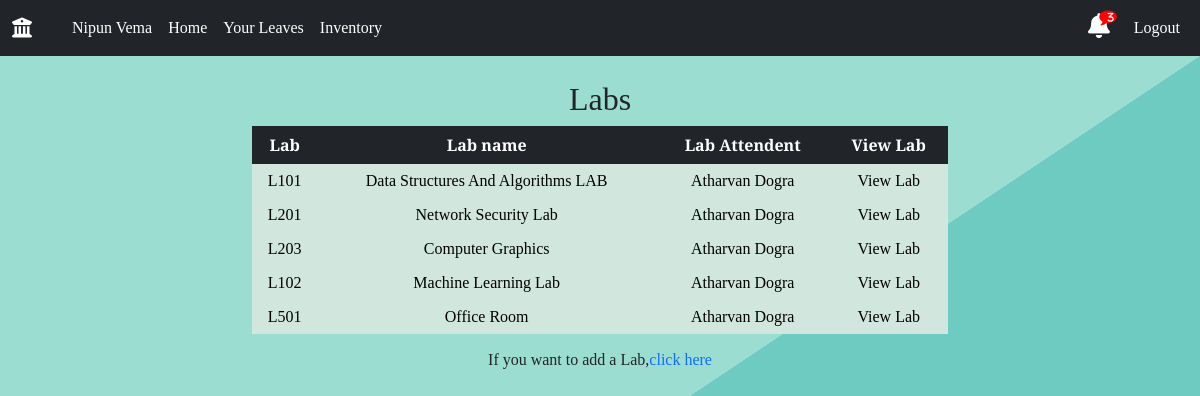
/admin-dashboard/labs-list/ (signed in), run on an earlier commit of the app's database.
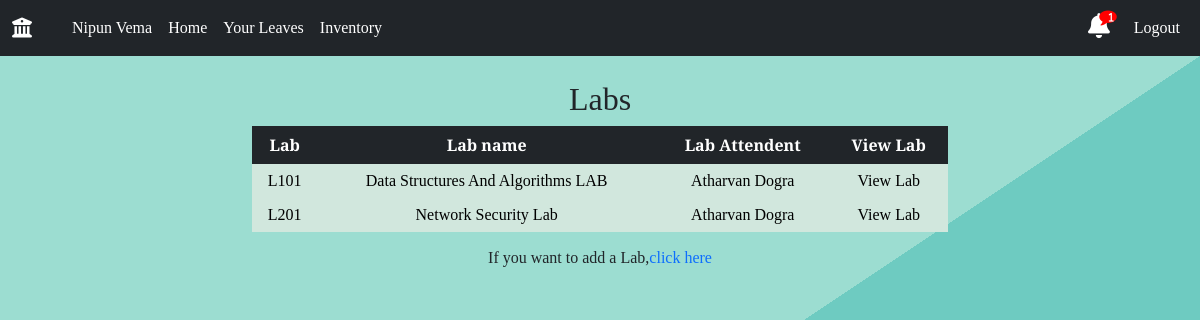
And on a later commit of the database.
### main/models.py (models this page shows, shortened)
class Staff(models.Model):
    user_obj = models.ForeignKey(User, on_delete=CASCADE, blank=False, null=False, default=None)
    name=models.CharField(max_length=100)
    mobile_number=models.IntegerField()
    email=models.EmailField()
    category=models.ForeignKey('Category',on_delete=CASCADE)
    designation=models.ForeignKey('Designation',on_delete=CASCADE)
    agency = models.ForeignKey('Agency',on_delete=CASCADE)
    room=models.ForeignKey('Room',blank=True,null=True,on_delete=SET_NULL,default=None)

class Lab(models.Model):
    lab=models.ForeignKey(Room,on_delete=CASCADE)
    staff = models.ForeignKey("Staff", on_delete=SET_NULL, null=True, blank=True)

class Room(models.Model):
    room_id = models.CharField(max_length=20, blank=False)
    name = models.CharField(max_length=255, blank=True)
    floor = models.CharField(max_length=10,blank=False, null=False)
    is_lab=models.BooleanField(default=False)

### main/views.py (the view)
# urls.py: path('admin-dashboard/labs-list/', views.adminLabs, name='adminLabs'),
def adminLabs(request):
	staff = Staff.objects.get(user_obj=request.user)
	notification_count=get_notifications(staff.id)
	if request.user.is_staff:
		labs=Lab.objects.all()
		return render(request, "admin/adminLabs.html", {"labs": labs, "staff":staff,'notification_count':notification_count,})
	else:
		return render(request, "pagenotfound.html")

### main/views.py (called while the page is built)
def get_notifications(id):
	current_user=Staff.objects.get(id=id)
	designation=current_user.designation.designation
	notifications=[]
	if designation == 'Lab Technician':
		notification = Notification.objects.filter(notification_type='TECH',isActive=True).order_by('-time').all()
		notifications.extend(notification)
	receiver=str(current_user.id) +' '+current_user.name
	notification = Notification.objects.filter(reciever=receiver,isActive=True).order_by('-time').all()
	notifications.extend(notification)
	if designation == 'System Analyst' or designation == 'Lab Supervisor':
		notification=Notification.objects.filter(reciever='admin',isActive=True).order_by('-time').all()
		notifications.extend(notification)
	return len(notifications)

### templates/admin/adminLabs.html
{% extends 'base.html' %}
{% load static %}
{% block body %}
{% include 'navbar.html' with staff=staff notification_count=notification_count%}
<section class="sectionLogin">
  <br>
  <h2 style = "text-align: center;">Labs</h2>
<div class="container">
<div class="labs-table">
    <table class="table1 table table-borderless table-dark table-hover" style = "text-align: center;">
        <thead>
          <tr>
            <th scope="col" >Lab</th>
            <th scope="col" >Lab name</th>
            <th scope="col" >Lab Attendent</th>
            <th scope="col" >View Lab</th>
          </tr>
        </thead>
        <tbody>
          {% for lab in labs %}
          <tr class="table-success">
            <td>{{lab.lab.room_id}}</td>
            <td>{{lab.lab.name}}</td>
            <td>{{lab.staff.name}}</td>
            <td style="text-align: center;"><a  href="{% url 'main:lab' pk=lab.id%}"style="color: black; text-decoration: none;">View Lab</a></td>
          </tr>
          {% endfor %}
        </tbody>
      </table>
    <div class="new-user-form">
        <h6 style = "text-align: center;">If you want to add a Lab,<a href="{% url 'main:adminaddlab' %}">click here</a></h6>
    </div>
    </div>
</div>
</section>
{% endblock body %}

### templates/base.html (shortened to what this page needs)
{% load static %}
<html lang="en">
<head>
    <link rel="stylesheet" href="https://cdn.jsdelivr.net/npm/bootstrap@5.1.3/dist/css/bootstrap.min.css">
    <link rel="stylesheet" href="https://pro.fontawesome.com/releases/v5.10.0/css/all.css"/>
    <link rel="stylesheet" href="https://cdnjs.cloudflare.com/ajax/libs/font-awesome/6.0.0-beta3/css/all.min.css" />
    <link rel="stylesheet" href="https://cdn.jsdelivr.net/npm/bootstrap-icons@1.3.0/font/bootstrap-icons.css">
    <link rel="stylesheet" href="{% static 'css/style.css' %}">
</head>
<body>
    {% block body %}{% endblock %}
</body>
</html>

### templates/navbar.html (shortened to what this page needs)
{% extends "base.html" %}
{% load static %}
{% block body %}
<nav class="navbar navbar-expand-md navbar-dark bg-dark">
  <div class="container-fluid">
    <div class="navbar-collapse collapse w-100 order-1 order-md-0 dual-collapse2">
      <ul class="navbar-nav me-auto">
        <li class="nav-item active navbar-brand">
          <a class="navbar-brand" href="{% url 'main:user_profile' %}" style="text-decoration: none;"><i class="fas fa-university"></i></a>
        </li>
        {% if user.is_authenticated %}
        <li class="nav-link nav-text navLink">
          <a href="{% url 'main:userProfileDetails' %}" style="text-decoration: none; color : white">{{ staff.name }} </a>
        </li>
        {% endif %}
        <li class="nav-item navLink">
          <a class="nav-link nav_text" href="{% url 'main:user_profile' %}" style="text-decoration: none; color : white">Home</a>
        </li>
        {% if user.is_authenticated %}
        <li class="nav-link nav_text navLink">
          <a href="{% url 'main:userLeaves' %}" style="text-decoration: none; color : white">Your Leaves</a>
        </li>
        <li class="nav-link nav_text navLink">
          <a href="{% url 'main:viewinventory' %}" style="text-decoration: none; color : white">Inventory</a>
        </li>
        {%endif%}
      </ul>
    </div>
    <div class="navbar-collapse collapse w-100 order-3 dual-collapse2">
      <ul class="navbar-nav ms-auto">
        {% if user.is_authenticated %}
        <li class="nav-item navbar-brand">
          <link href="https://maxcdn.bootstrapcdn.com/font-awesome/4.7.0/css/font-awesome.min.css" rel="stylesheet" />
          <a class="fas fa-bell" href="{% url 'main:notification' %}" style="text-decoration: none; color : white">
              <span class="fa fa-comment"></span>
              <span class="num">{{notification_count}}</span>
          </a>
        </li>
        <li class="nav-link nav_text navLink"><a href="{% url 'main:logout_request' id=staff.id%}" style="text-decoration: none; color : white">Logout</a></li>
        {% else %}
        <li class="nav-link nav_text navLink"><a href="{% url 'main:login' %}">Login</a></li>
        {%endif%}
      </ul>
    </div>
  </div>
</nav>
  {% endblock %}

### static/css/style.css (style rules this page uses)
html, body { font-family: "Bitter", serif; height: 100%; width: 100%; }
a { text-decoration: none; }
:root { --green-main-1: #6ecbc1; --green-main-2: #6cccc1; --green-main-3: #75d1c1; --green-main-4: #9cddd1; --green-main-5: #c7ebe5; --darkgreen-main-1: #1a6659; --darkgreen-main-2: #409583; --blue-button-main: #03658c; --green-button-main: #48c0a5; --tomato-main: #f05e57; --purple-main-1: #57428d; --purple-main-2: #5e497e; }
.sectionLogin { width: 100%; height: 100%; background-color: var(--green-main-4); background-image: linear-gradient( to bottom right, var(--green-main-4) 50%, var(--green-main-1) 50% ); }
@media (min-width: 1024px) { .container { width: 60%; } }

### templates/navbar.html (style rules this page uses)
a.fa-bell { position: relative; font-size: 1.25em; color: grey; cursor: pointer; }
span.fa-comment { position: absolute; font-size: 0.7em; top: -4px; color: red; right: -7px; }
span.num { position: absolute; font-size: 0.4em; top: -1px; color: #fff; right: -4px; }

What changed in the data, as far as the page shows it:
removed Lab: lab.room_id "L203", lab.name "Computer Graphics", staff.name "Atharvan Dogra"
removed Lab: lab.room_id "L102", lab.name "Machine Learning Lab", staff.name "Atharvan Dogra"
removed Lab: lab.room_id "L501", lab.name "Office Room", staff.name "Atharvan Dogra"
Also different on the page:
{{ notification_count }}: "3" → "1"
